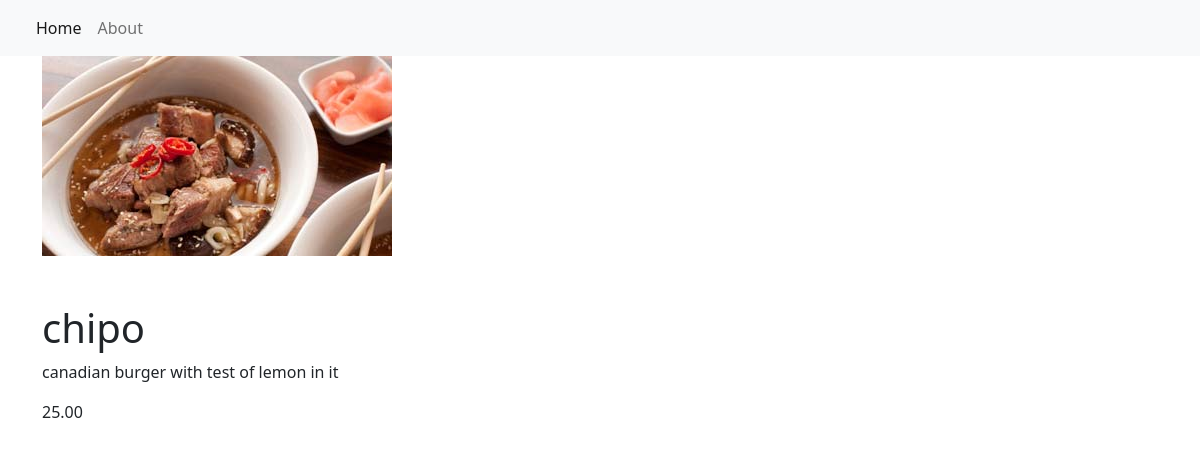
The app's page /item/3/ with its own data.
### restaurant_menu/models.py (models this page shows, shortened)
class Item(models.Model):
    meal = models.CharField(max_length=10000, unique=True)
    description = models.CharField(max_length=2000)
    image = models.ImageField(upload_to="products/")
    price = models.DecimalField(max_digits=10, decimal_places=2)
    meal_type = models.CharField(max_length=200, choices=MEAL_TYPE)
    author = models.ForeignKey(User, on_delete=models.PROTECT)
    status = models.IntegerField(choices=STATUS, default=1)
    date_created = models.DateTimeField(auto_now=True)
    date_updated = models.DateTimeField(auto_now=True)

### restaurant_menu/views.py (the view)
# urls.py: path('item/<int:pk>/', views.MenuItemDetail.as_view(), name="menu_item"),
class MenuItemDetail(generic.DetailView):
    model = Item
    template_name = "menu_item_detail.html"

### restaurant_menu/templates/menu_item_detail.html
{% extends 'base.html' %}
{% block content %}
<div class="container">
     <img src = "{{item.image.url}}">
    <h1 class="pt-5">{{ item.meal }}</h1>
    <p>{{ item.description }}</p>
     <p>{{ item.price }}</p>
</div>
{% endblock content %} =

### records on screen
Item: image (picture), meal "chipo", description "canadian burger with test of lemon in it", price "25.00"
